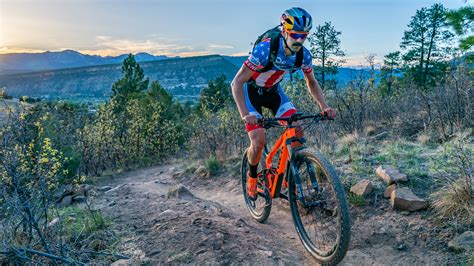
#> input picture Chapter10/IMG2.jpg, 474 x 266 px
$ python FindCircles.py
#> lines starting #> are read from the running program, lines starting #| are printed output that depends on the picture; after the words box and inside, x2 and y2 are one past the last pixel; in counts of white or black regions, pixels touching at a corner belong together
#> in __main, img is the input picture: shape (266, 474, 3); mean B, G, R 123.6, 115.3, 93.7
### Chapter10/Histogram.py
import cv2
import numpy as np

# [6 lines left out: function __main, not called in this run]

def getResize(src):
    global shotSize
    basePixSize = 1280
    height, width = src.shape[:2]
#> height = 266; width = 474
    largeSize = max(height, width)
#> largeSize = 474
    resizeRate = basePixSize / largeSize
#> resizeRate = 2.7
    shotSize = min(height, width) * resizeRate
#> shotSize = 718.3
    dst = cv2.resize(src, (int(width * resizeRate), int(height * resizeRate)))
    return dst

# [24 lines left out: function getHist, not called in this run]

# [3 lines that do not run on import are left out]

### Chapter10/FindCircles.py
import cv2
import numpy as np
import Histogram as hi

def __main():
    img = cv2.imread('IMG2.jpg')
    img = hi.getResize(img)
    img = getCircles(img)

    cv2.imshow('Final result', img)
    cv2.waitKey(0)
    cv2.destroyAllWindows()

def getCircles(src):
    gray = cv2.cvtColor(src, cv2.COLOR_BGR2GRAY)
    ksize = (25, 25)
    gray = cv2.GaussianBlur(gray, ksize, 0, 0)
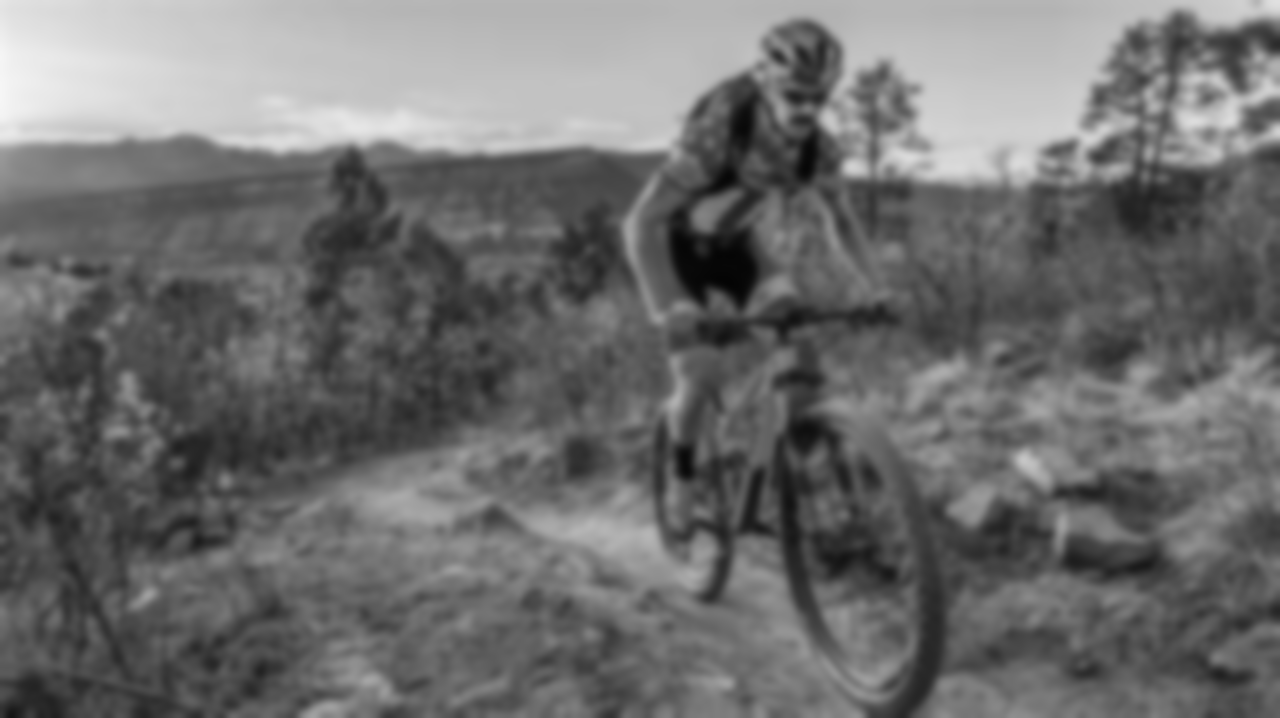
#> gray: shape (718, 1280); min 4, max 246, mean 109.6
    ret, gray = cv2.threshold(gray, 0, 255, cv2.THRESH_BINARY + cv2.THRESH_OTSU)
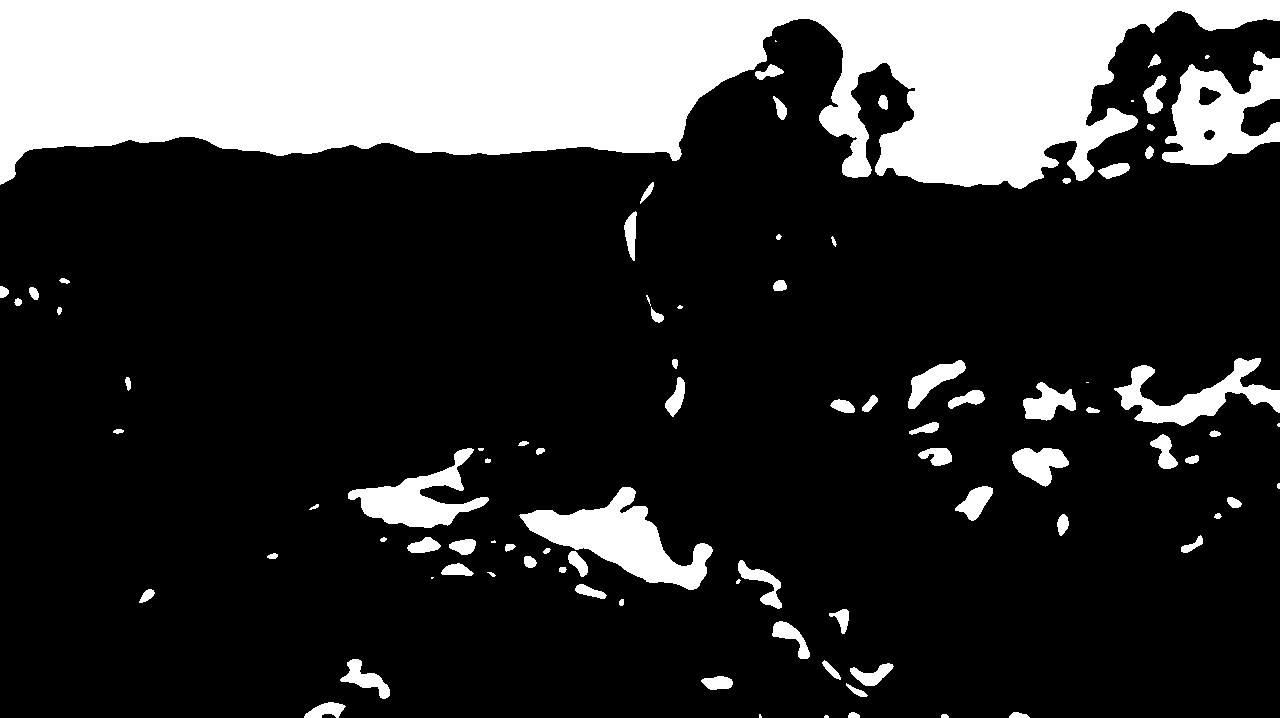
#> gray: shape (718, 1280); 21.7% white; 90 white regions (14 under 20 px), largest, box (x1, y1, x2, y2) and area: (0, 0, 1280, 189) 159525, (519, 487, 713, 590) 7824, (1162, 51, 1280, 165) 7477
#> ret = 137
    cv2.imshow('Preimag', gray)

    circles = cv2.HoughCircles(image=gray, method=cv2.HOUGH_GRADIENT, dp=1, minDist=20,
                               param1=100, param2=20, minRadius=None, maxRadius=None)
#> circles = 185 rows, first 8: [863.5, 317.5, 274.8], [826.5, 261.5, 193.2], [1125.5, 717.5, 557.7], [1178.5, 717.5, 587.2], [847.5, 289.5, 242.2], [753.5, 310.5, 289.9], [1057.5, 254.5, 223.3], [1160.5, 247.5, 173.9]
    if circles is not None:
        circles = np.uint16(np.around(circles))
#> circles = 185 rows, first 8: [864, 318, 275], [826, 262, 193], [1126, 718, 558], [1178, 718, 587], [848, 290, 242], [754, 310, 290], [1058, 254, 223], [1160, 248, 174]
        for circle in circles[0, :]:
            dst = cv2.circle(src, (circle[0], circle[1]), circle[2], (255, 0, 255), 2)
#> this loop made 185 passes
#> pass 1, in getCircles, `dst = cv2.circle(src, (circle[0], circle[1]), circle[2], (255, 0, 255)..`:
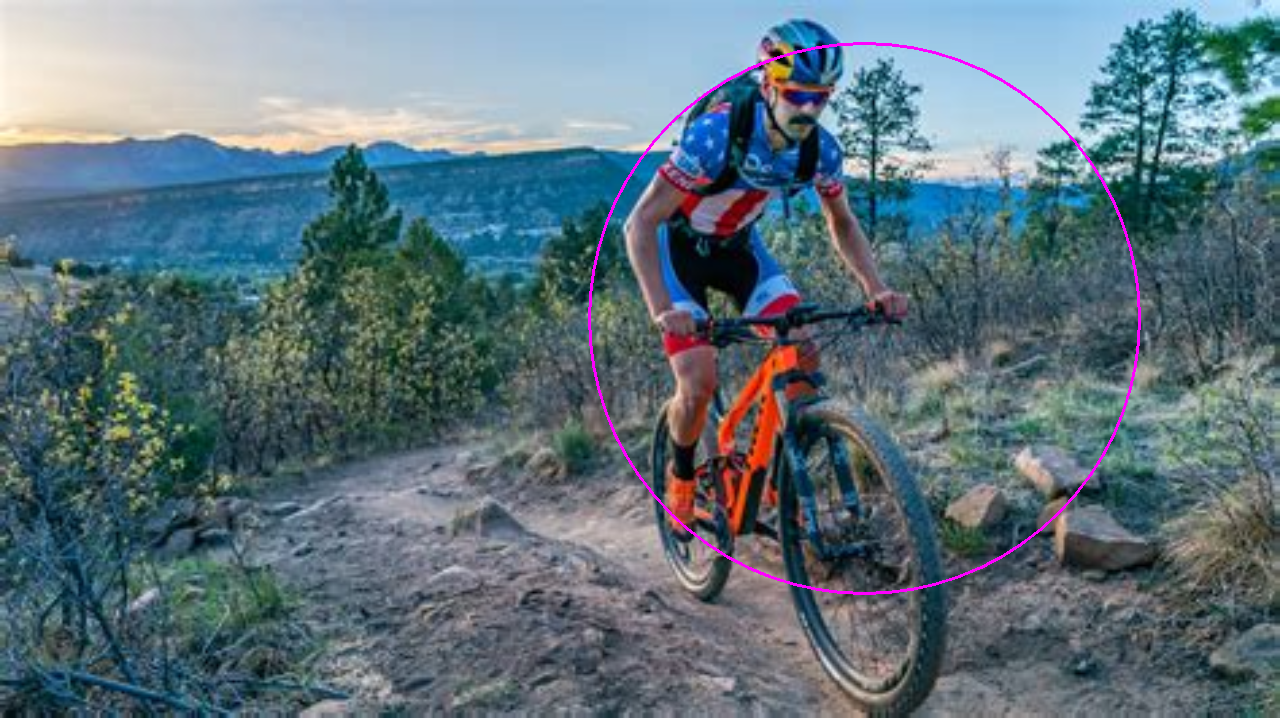
#> dst: shape (718, 1280, 3); mean B, G, R 124.1, 114.5, 94.4
#> pass 3, in getCircles, `dst = cv2.circle(src, (circle[0], circle[1]), circle[2], (255, 0, 255)..`:
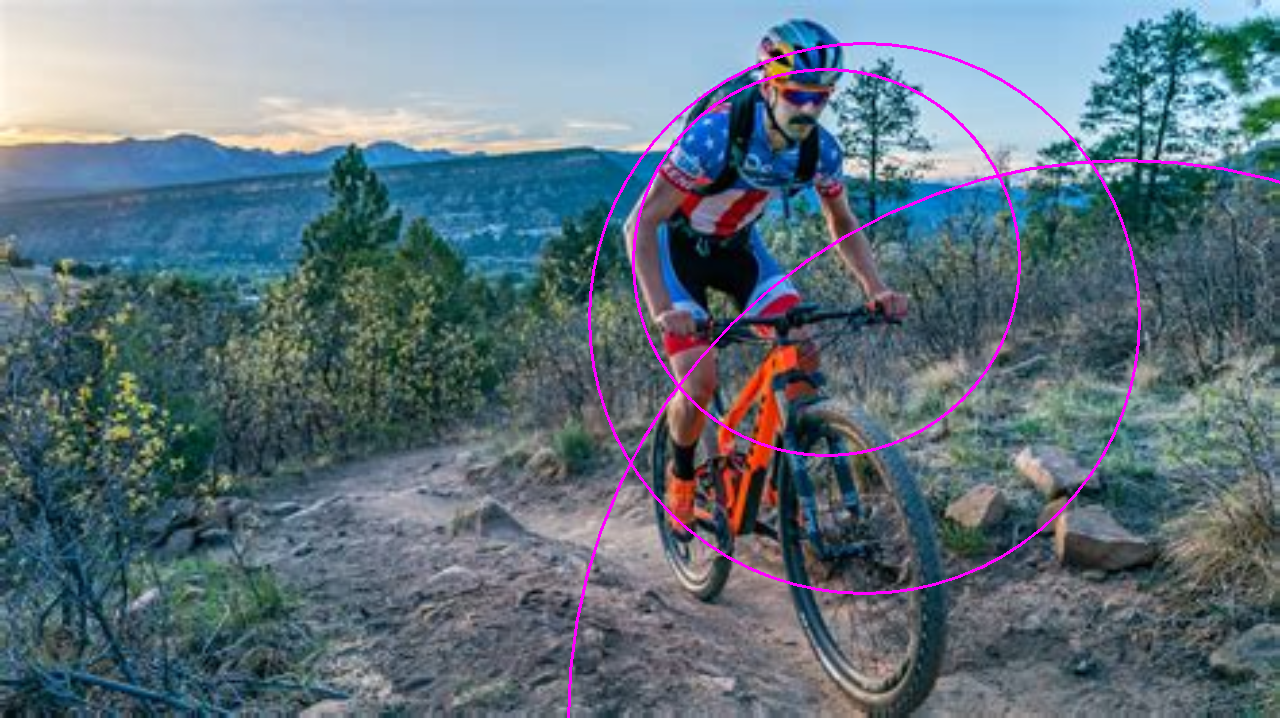
#> dst: shape (718, 1280, 3); mean B, G, R 125, 113.6, 95.6
#> after the loop:
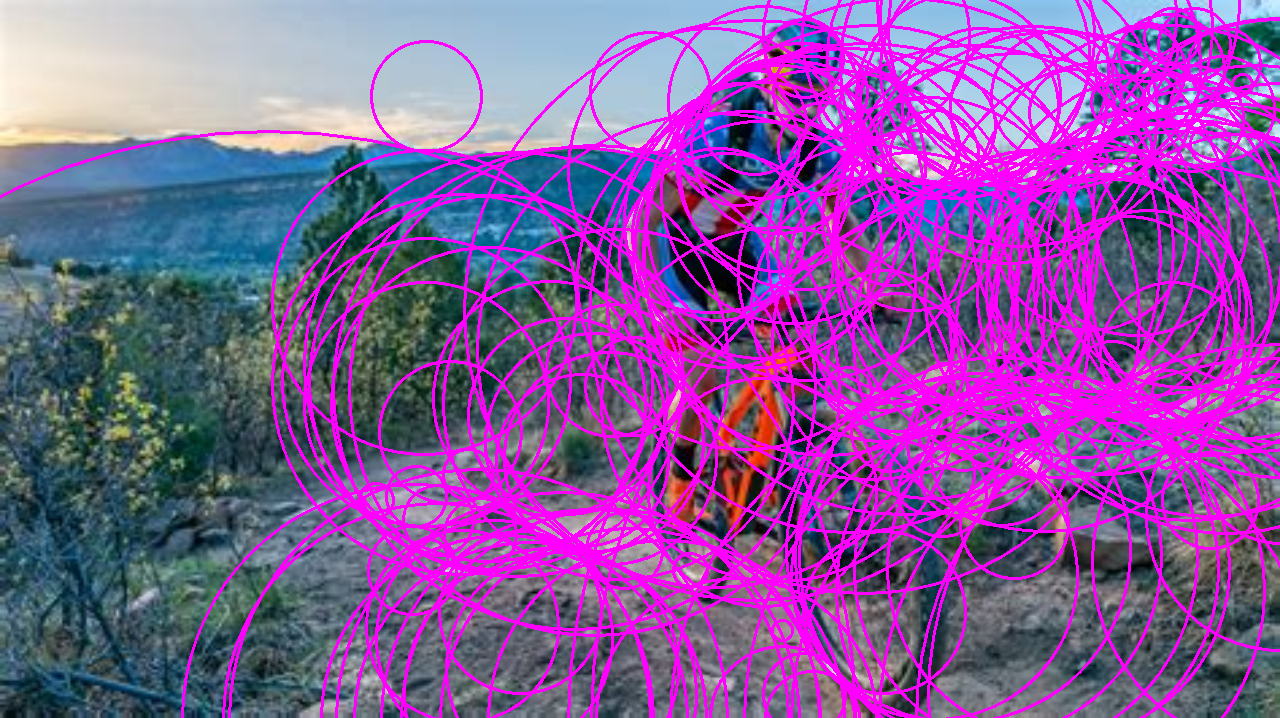
#> src: shape (718, 1280, 3); mean B, G, R 157.9, 84.5, 136
    return dst

if __name__ == "__main__":
    print(cv2.__version__)
    __main()

$ run again, with Chapter10/IMG1.jpg copied over Chapter10/IMG2.jpg
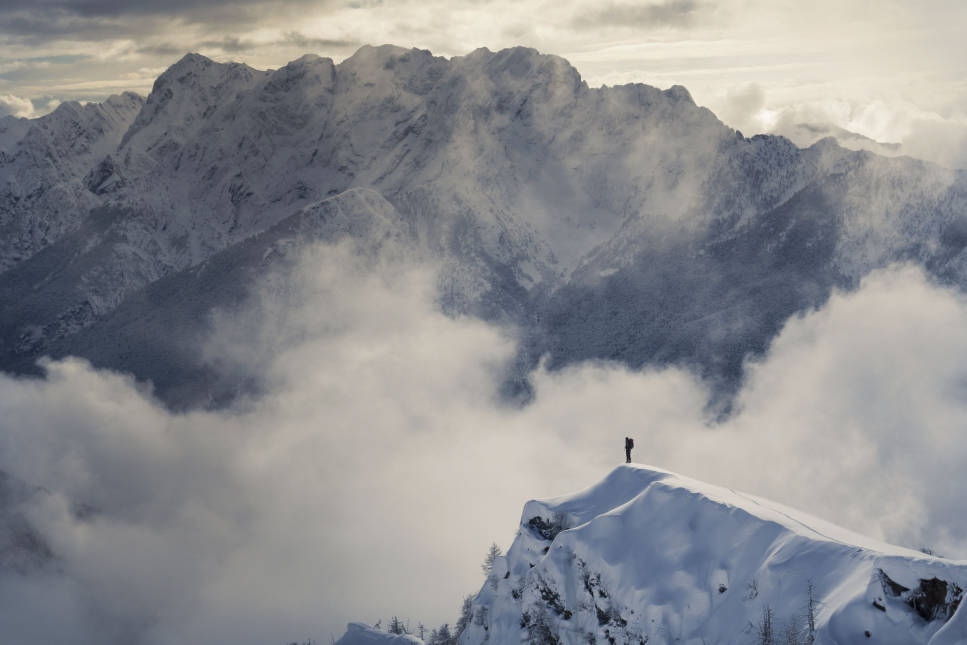
#> input picture Chapter10/IMG1.jpg, 3867 x 2578 px (shown at 1/4 size)
#> in __main, img is the input picture: shape (2578, 3867, 3); mean B, G, R 142.7, 139.7, 138.5
#> in getCircles, `ret, gray = cv2.threshold(gray, 0, 255, cv2.THRESH_BINARY + cv2.THRESH..`:
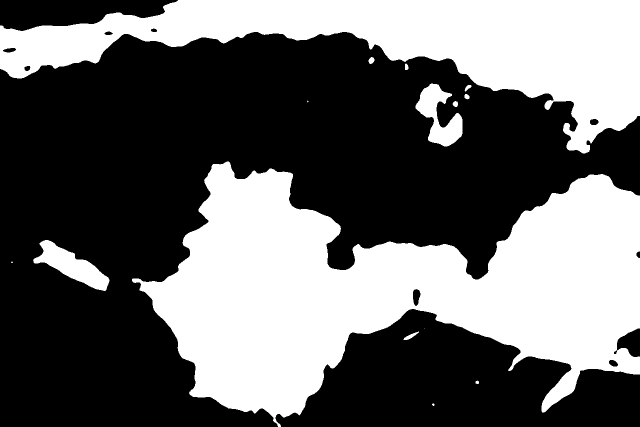
#> gray: shape (853, 1280) (shown at 1/2 size); 40.5% white; 15 white regions (4 under 20 px), largest, box (x1, y1, x2, y2) and area: (264, 323, 1280, 853) 277093, (0, 0, 1280, 307) 152621, (66, 480, 219, 582) 6197
#> ret = 146
#> in getCircles, `circles = cv2.HoughCircles(image=gray, method=cv2.HOUGH_GRADIENT, dp=1..`: circles = 27 rows, first 8: [600.5, 524.5, 107.3], [741.5, 575.5, 84.7], [685.5, 364.5, 271.2], [604.5, 291.5, 244.9], [481.5, 630.5, 218.8], [863.5, 200.5, 34.3], [893.5, 260.5, 30.7], [608.5, 503.5, 85.4]
#> in getCircles, `circles = np.uint16(np.around(circles))`: circles = 27 rows, first 8: [600, 524, 107], [742, 576, 85], [686, 364, 271], [604, 292, 245], [482, 630, 219], [864, 200, 34], [894, 260, 31], [608, 504, 85]
#> the loop in getCircles, `for circle in circles[0, :]:` made 27 passes
#> after the loop in getCircles, `for circle in circles[0, :]:`:
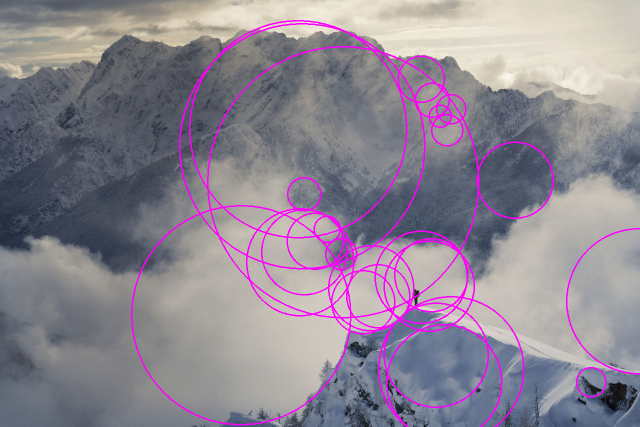
#> src: shape (853, 1280, 3) (shown at 1/2 size); mean B, G, R 146.6, 134, 142.5
